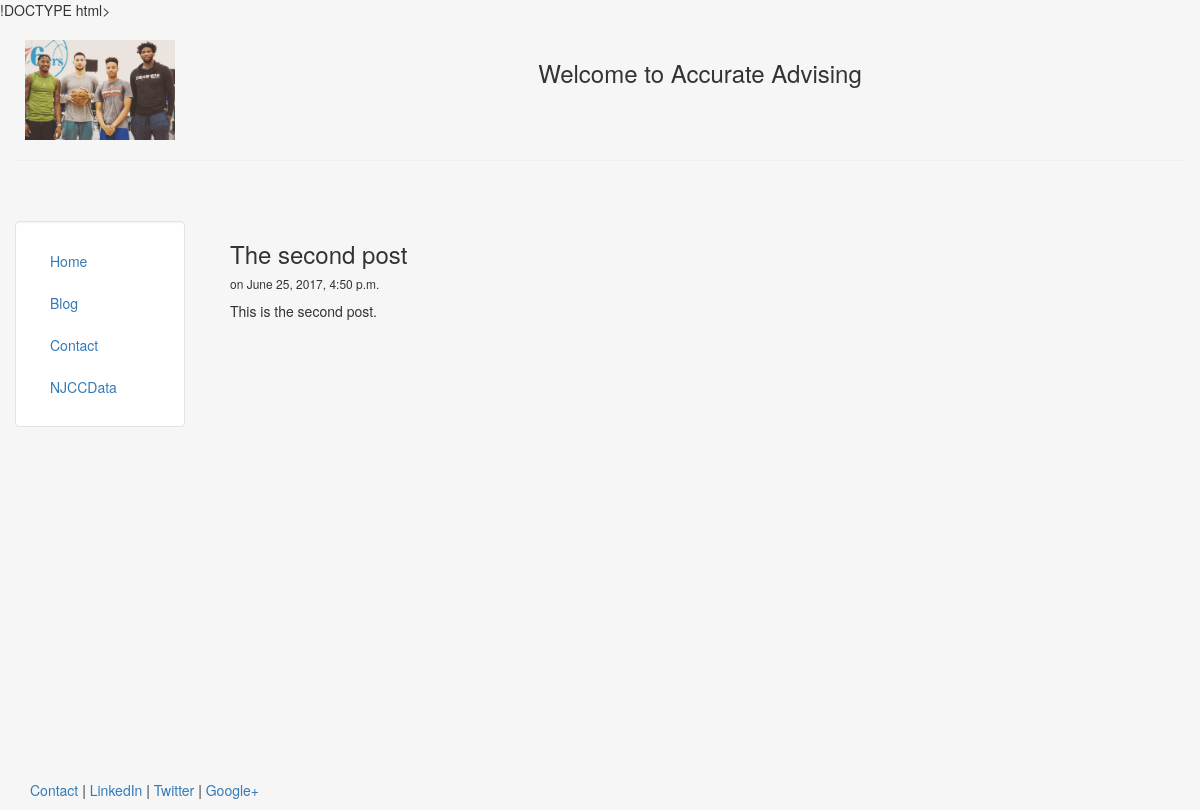
Page /blog/2 on the committed database.
### blog/models.py (models this page shows, shortened)
class Post(models.Model):
	title = models.CharField(max_length=140)
	body = models.TextField()
	date = models.DateTimeField()

### blog/templates/blog/post.html
{% extends "personal/header.html" %}
{% block content %}
	<h3>{{post.title}}</h3>
	<h6>on {{post.date}}</h6>
	{{post.body|safe|linebreaks}}
{% endblock %}

### personal/templates/personal/header.html (style rules this page uses)
html, body { height:100% }

### rows in the picture
Post: title "The second post", date "June 25, 2017, 4:50 p.m.", body "This is the second post."
